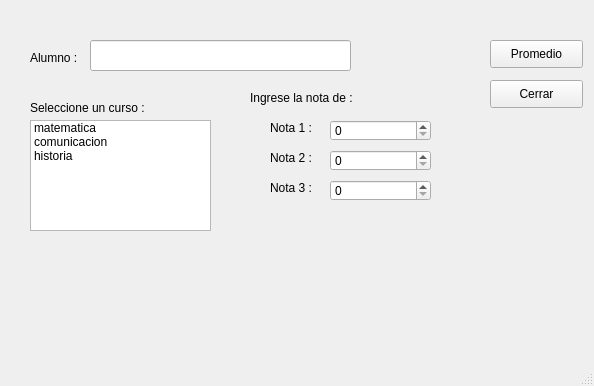
<?xml version="1.0" encoding="UTF-8"?>
<ui version="4.0">
 <class>MainWindow</class>
 <widget class="QMainWindow" name="MainWindow">
  <property name="geometry">
   <rect>
    <x>0</x>
    <y>0</y>
    <width>594</width>
    <height>386</height>
   </rect>
  </property>
  <property name="windowTitle">
   <string>MainWindow</string>
  </property>
  <widget class="QWidget" name="centralwidget">
   <widget class="QLabel" name="label">
    <property name="geometry">
     <rect>
      <x>30</x>
      <y>50</y>
      <width>55</width>
      <height>16</height>
     </rect>
    </property>
    <property name="text">
     <string>Alumno :</string>
    </property>
   </widget>
   <widget class="QLabel" name="label_2">
    <property name="geometry">
     <rect>
      <x>30</x>
      <y>100</y>
      <width>141</width>
      <height>16</height>
     </rect>
    </property>
    <property name="text">
     <string>Seleccione un curso :</string>
    </property>
   </widget>
   <widget class="QLabel" name="label_3">
    <property name="geometry">
     <rect>
      <x>270</x>
      <y>120</y>
      <width>55</width>
      <height>16</height>
     </rect>
    </property>
    <property name="text">
     <string>Nota 1 :</string>
    </property>
   </widget>
   <widget class="QLabel" name="label_4">
    <property name="geometry">
     <rect>
      <x>270</x>
      <y>150</y>
      <width>55</width>
      <height>16</height>
     </rect>
    </property>
    <property name="text">
     <string>Nota 2 :</string>
    </property>
   </widget>
   <widget class="QLabel" name="label_5">
    <property name="geometry">
     <rect>
      <x>270</x>
      <y>180</y>
      <width>55</width>
      <height>16</height>
     </rect>
    </property>
    <property name="text">
     <string>Nota 3 :</string>
    </property>
   </widget>
   <widget class="QLineEdit" name="lneNombre">
    <property name="geometry">
     <rect>
      <x>90</x>
      <y>40</y>
      <width>261</width>
      <height>31</height>
     </rect>
    </property>
   </widget>
   <widget class="QPushButton" name="btnCerrar">
    <property name="geometry">
     <rect>
      <x>490</x>
      <y>80</y>
      <width>93</width>
      <height>28</height>
     </rect>
    </property>
    <property name="text">
     <string>Cerrar</string>
    </property>
   </widget>
   <widget class="QPushButton" name="btnPromedio">
    <property name="geometry">
     <rect>
      <x>490</x>
      <y>40</y>
      <width>93</width>
      <height>28</height>
     </rect>
    </property>
    <property name="text">
     <string>Promedio</string>
    </property>
   </widget>
   <widget class="QSpinBox" name="spbNota1">
    <property name="geometry">
     <rect>
      <x>330</x>
      <y>120</y>
      <width>101</width>
      <height>21</height>
     </rect>
    </property>
    <property name="maximum">
     <number>20</number>
    </property>
   </widget>
   <widget class="QListWidget" name="lstCursos">
    <property name="geometry">
     <rect>
      <x>30</x>
      <y>120</y>
      <width>181</width>
      <height>111</height>
     </rect>
    </property>
    <item>
     <property name="text">
      <string>matematica</string>
     </property>
    </item>
    <item>
     <property name="text">
      <string>comunicacion</string>
     </property>
    </item>
    <item>
     <property name="text">
      <string>historia</string>
     </property>
    </item>
   </widget>
   <widget class="QSpinBox" name="spbNota2">
    <property name="geometry">
     <rect>
      <x>330</x>
      <y>150</y>
      <width>101</width>
      <height>21</height>
     </rect>
    </property>
    <property name="maximum">
     <number>20</number>
    </property>
   </widget>
   <widget class="QSpinBox" name="spbNota3">
    <property name="geometry">
     <rect>
      <x>330</x>
      <y>180</y>
      <width>101</width>
      <height>21</height>
     </rect>
    </property>
    <property name="maximum">
     <number>20</number>
    </property>
   </widget>
   <widget class="QLabel" name="lblPromedio">
    <property name="geometry">
     <rect>
      <x>30</x>
      <y>250</y>
      <width>271</width>
      <height>71</height>
     </rect>
    </property>
    <property name="text">
     <string/>
    </property>
   </widget>
   <widget class="QLabel" name="lblNotas">
    <property name="geometry">
     <rect>
      <x>250</x>
      <y>90</y>
      <width>191</width>
      <height>16</height>
     </rect>
    </property>
    <property name="text">
     <string>Ingrese la nota de :</string>
    </property>
   </widget>
  </widget>
  <widget class="QStatusBar" name="statusbar"/>
 </widget>
 <resources/>
 <connections/>
</ui>
